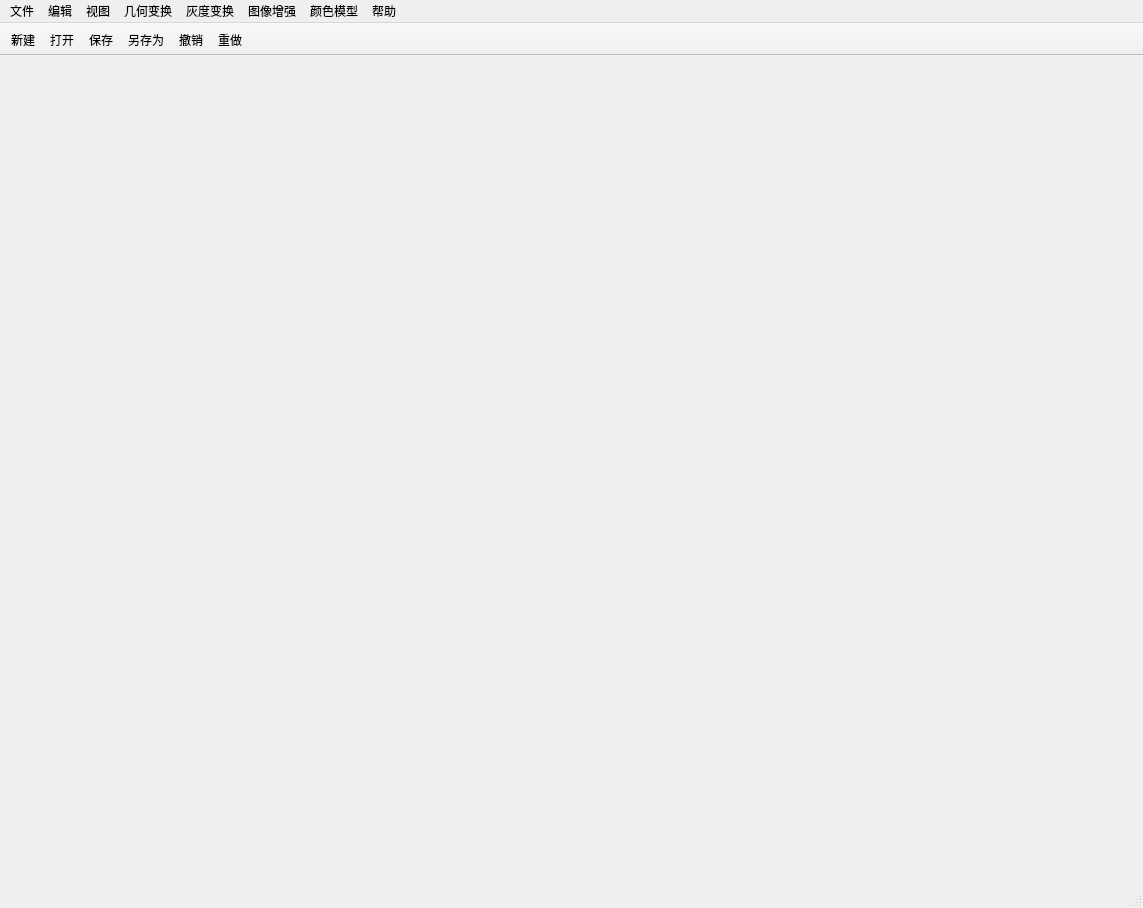
<?xml version="1.0" encoding="UTF-8"?>
<ui version="4.0">
 <class>MainWindow</class>
 <widget class="QMainWindow" name="MainWindow">
  <property name="geometry">
   <rect>
    <x>0</x>
    <y>0</y>
    <width>1143</width>
    <height>908</height>
   </rect>
  </property>
  <property name="sizePolicy">
   <sizepolicy hsizetype="Preferred" vsizetype="Preferred">
    <horstretch>0</horstretch>
    <verstretch>0</verstretch>
   </sizepolicy>
  </property>
  <property name="sizeIncrement">
   <size>
    <width>0</width>
    <height>0</height>
   </size>
  </property>
  <property name="baseSize">
   <size>
    <width>0</width>
    <height>0</height>
   </size>
  </property>
  <property name="windowTitle">
   <string>Ps by 唐铃沐 17905827</string>
  </property>
  <property name="windowIcon">
   <iconset resource="ico.qrc">
    <normaloff>:/new/Image/icon/myico.ico</normaloff>:/new/Image/icon/myico.ico</iconset>
  </property>
  <widget class="QWidget" name="centralWidget"/>
  <widget class="QMenuBar" name="menuBar">
   <property name="geometry">
    <rect>
     <x>0</x>
     <y>0</y>
     <width>1143</width>
     <height>23</height>
    </rect>
   </property>
   <widget class="QMenu" name="menu">
    <property name="title">
     <string>文件</string>
    </property>
    <addaction name="new_2"/>
    <addaction name="open"/>
    <addaction name="action"/>
    <addaction name="action_2"/>
    <addaction name="save"/>
    <addaction name="saveAs"/>
    <addaction name="separator"/>
    <addaction name="close"/>
   </widget>
   <widget class="QMenu" name="menu_2">
    <property name="title">
     <string>编辑</string>
    </property>
    <addaction name="action_3"/>
    <addaction name="action_4"/>
    <addaction name="action_5"/>
    <addaction name="action_6"/>
   </widget>
   <widget class="QMenu" name="menu_3">
    <property name="title">
     <string>视图</string>
    </property>
    <addaction name="action_7"/>
    <addaction name="action_8"/>
    <addaction name="action_9"/>
    <addaction name="action_10"/>
    <addaction name="action_11"/>
    <addaction name="action_12"/>
    <addaction name="action_13"/>
   </widget>
   <widget class="QMenu" name="menu_4">
    <property name="title">
     <string>几何变换</string>
    </property>
    <widget class="QMenu" name="menu_9">
     <property name="title">
      <string>图像缩放</string>
     </property>
     <property name="icon">
      <iconset resource="ico.qrc">
       <normaloff>:/new/Image/geom/Geom_EnlargeReduce.png</normaloff>:/new/Image/geom/Geom_EnlargeReduce.png</iconset>
     </property>
     <addaction name="action_20"/>
     <addaction name="action_21"/>
    </widget>
    <widget class="QMenu" name="menu_10">
     <property name="title">
      <string>图像旋转</string>
     </property>
     <property name="icon">
      <iconset resource="ico.qrc">
       <normaloff>:/new/Image/geom/Geom_Rotate.png</normaloff>:/new/Image/geom/Geom_Rotate.png</iconset>
     </property>
     <addaction name="action_22"/>
     <addaction name="action_23"/>
     <addaction name="action_24"/>
    </widget>
    <widget class="QMenu" name="menu_11">
     <property name="title">
      <string>图像翻转</string>
     </property>
     <property name="icon">
      <iconset resource="ico.qrc">
       <normaloff>:/new/Image/geom/Geom_Flip.png</normaloff>:/new/Image/geom/Geom_Flip.png</iconset>
     </property>
     <addaction name="action_25"/>
     <addaction name="action_26"/>
    </widget>
    <addaction name="menu_9"/>
    <addaction name="menu_10"/>
    <addaction name="menu_11"/>
   </widget>
   <widget class="QMenu" name="menu_5">
    <property name="title">
     <string>灰度变换</string>
    </property>
    <widget class="QMenu" name="menu_12">
     <property name="title">
      <string>非线性变换</string>
     </property>
     <property name="icon">
      <iconset resource="ico.qrc">
       <normaloff>:/new/Image/gray/Gray_Nolinear.png</normaloff>:/new/Image/gray/Gray_Nolinear.png</iconset>
     </property>
     <addaction name="action_32"/>
     <addaction name="action_33"/>
     <addaction name="action_34"/>
    </widget>
    <addaction name="action_27"/>
    <addaction name="action_28"/>
    <addaction name="action_29"/>
    <addaction name="action_30"/>
    <addaction name="menu_12"/>
   </widget>
   <widget class="QMenu" name="menu_7">
    <property name="title">
     <string>颜色模型</string>
    </property>
    <widget class="QMenu" name="menuRGB">
     <property name="title">
      <string>RGB模型</string>
     </property>
     <addaction name="actionR"/>
     <addaction name="actionG"/>
     <addaction name="actionB"/>
    </widget>
    <addaction name="menuRGB"/>
   </widget>
   <widget class="QMenu" name="menu_8">
    <property name="title">
     <string>帮助</string>
    </property>
    <addaction name="action_49"/>
    <addaction name="action_50"/>
   </widget>
   <widget class="QMenu" name="menu_13">
    <property name="title">
     <string>图像增强</string>
    </property>
    <widget class="QMenu" name="menu_14">
     <property name="title">
      <string>平滑</string>
     </property>
     <addaction name="action_39"/>
     <addaction name="action_40"/>
     <addaction name="action_41"/>
    </widget>
    <widget class="QMenu" name="menu_15">
     <property name="title">
      <string>锐化</string>
     </property>
     <addaction name="actionSobel"/>
     <addaction name="actionLaplacian"/>
     <addaction name="actionCanny"/>
    </widget>
    <addaction name="menu_14"/>
    <addaction name="menu_15"/>
   </widget>
   <addaction name="menu"/>
   <addaction name="menu_2"/>
   <addaction name="menu_3"/>
   <addaction name="menu_4"/>
   <addaction name="menu_5"/>
   <addaction name="menu_13"/>
   <addaction name="menu_7"/>
   <addaction name="menu_8"/>
  </widget>
  <widget class="QToolBar" name="mainToolBar">
   <property name="movable">
    <bool>false</bool>
   </property>
   <attribute name="toolBarArea">
    <enum>TopToolBarArea</enum>
   </attribute>
   <attribute name="toolBarBreak">
    <bool>false</bool>
   </attribute>
   <addaction name="new_2"/>
   <addaction name="open"/>
   <addaction name="save"/>
   <addaction name="saveAs"/>
   <addaction name="action_3"/>
   <addaction name="action_4"/>
  </widget>
  <widget class="QStatusBar" name="statusBar"/>
  <action name="new_2">
   <property name="icon">
    <iconset resource="ico.qrc">
     <normaloff>:/new/Image/file/New.png</normaloff>:/new/Image/file/New.png</iconset>
   </property>
   <property name="text">
    <string>新建</string>
   </property>
   <property name="iconText">
    <string>新建</string>
   </property>
   <property name="toolTip">
    <string>新建</string>
   </property>
   <property name="statusTip">
    <string>新建图像</string>
   </property>
   <property name="shortcut">
    <string>Ctrl+N</string>
   </property>
  </action>
  <action name="open">
   <property name="icon">
    <iconset resource="ico.qrc">
     <normaloff>:/new/Image/file/Open.png</normaloff>:/new/Image/file/Open.png</iconset>
   </property>
   <property name="text">
    <string>打开</string>
   </property>
   <property name="toolTip">
    <string>打开</string>
   </property>
   <property name="statusTip">
    <string>打开图像</string>
   </property>
   <property name="shortcut">
    <string>Ctrl+O</string>
   </property>
  </action>
  <action name="save">
   <property name="icon">
    <iconset resource="ico.qrc">
     <normaloff>:/new/Image/file/Save.png</normaloff>:/new/Image/file/Save.png</iconset>
   </property>
   <property name="text">
    <string>保存</string>
   </property>
   <property name="statusTip">
    <string>保存图像</string>
   </property>
   <property name="shortcut">
    <string>Ctrl+S</string>
   </property>
  </action>
  <action name="saveAs">
   <property name="icon">
    <iconset resource="ico.qrc">
     <normaloff>:/new/Image/file/SaveAs.png</normaloff>:/new/Image/file/SaveAs.png</iconset>
   </property>
   <property name="text">
    <string>另存为</string>
   </property>
   <property name="statusTip">
    <string>图像另存为</string>
   </property>
   <property name="shortcut">
    <string>F12</string>
   </property>
  </action>
  <action name="close">
   <property name="icon">
    <iconset resource="ico.qrc">
     <normaloff>:/new/Image/file/Close.png</normaloff>:/new/Image/file/Close.png</iconset>
   </property>
   <property name="text">
    <string>关闭</string>
   </property>
   <property name="statusTip">
    <string>关闭软件</string>
   </property>
   <property name="shortcut">
    <string>Ctrl+F4</string>
   </property>
  </action>
  <action name="action_3">
   <property name="icon">
    <iconset resource="ico.qrc">
     <normaloff>:/new/Image/edit/Edit_Cancel.png</normaloff>:/new/Image/edit/Edit_Cancel.png</iconset>
   </property>
   <property name="text">
    <string>撤销</string>
   </property>
   <property name="shortcut">
    <string>Ctrl+Z</string>
   </property>
  </action>
  <action name="action_4">
   <property name="icon">
    <iconset resource="ico.qrc">
     <normaloff>:/new/Image/edit/Edit_Resume.png</normaloff>:/new/Image/edit/Edit_Resume.png</iconset>
   </property>
   <property name="text">
    <string>重做</string>
   </property>
   <property name="shortcut">
    <string>Ctrl+Y</string>
   </property>
  </action>
  <action name="action_5">
   <property name="icon">
    <iconset resource="ico.qrc">
     <normaloff>:/new/Image/edit/Edit_Full.png</normaloff>:/new/Image/edit/Edit_Full.png</iconset>
   </property>
   <property name="text">
    <string>全屏显示</string>
   </property>
   <property name="shortcut">
    <string>Ctrl+F</string>
   </property>
  </action>
  <action name="action_6">
   <property name="icon">
    <iconset resource="ico.qrc">
     <normaloff>:/new/Image/edit/Edit_Max.png</normaloff>:/new/Image/edit/Edit_Max.png</iconset>
   </property>
   <property name="text">
    <string>退出全屏</string>
   </property>
   <property name="shortcut">
    <string>Esc</string>
   </property>
  </action>
  <action name="action_7">
   <property name="icon">
    <iconset resource="ico.qrc">
     <normaloff>:/new/Image/view/Check.png</normaloff>:/new/Image/view/Check.png</iconset>
   </property>
   <property name="text">
    <string>工具箱</string>
   </property>
  </action>
  <action name="action_8">
   <property name="icon">
    <iconset resource="ico.qrc">
     <normaloff>:/new/Image/view/Check.png</normaloff>:/new/Image/view/Check.png</iconset>
   </property>
   <property name="text">
    <string>几何变换</string>
   </property>
  </action>
  <action name="action_9">
   <property name="icon">
    <iconset resource="ico.qrc">
     <normaloff>:/new/Image/view/Check.png</normaloff>:/new/Image/view/Check.png</iconset>
   </property>
   <property name="text">
    <string>灰度变换</string>
   </property>
  </action>
  <action name="action_11">
   <property name="icon">
    <iconset resource="ico.qrc">
     <normaloff>:/new/Image/view/Check.png</normaloff>:/new/Image/view/Check.png</iconset>
   </property>
   <property name="text">
    <string>颜色模型</string>
   </property>
  </action>
  <action name="action_12">
   <property name="icon">
    <iconset resource="ico.qrc">
     <normaloff>:/new/Image/view/Check.png</normaloff>:/new/Image/view/Check.png</iconset>
   </property>
   <property name="text">
    <string>输出窗口</string>
   </property>
  </action>
  <action name="action_13">
   <property name="icon">
    <iconset resource="ico.qrc">
     <normaloff>:/new/Image/view/Check.png</normaloff>:/new/Image/view/Check.png</iconset>
   </property>
   <property name="text">
    <string>属性窗口</string>
   </property>
  </action>
  <action name="action_20">
   <property name="icon">
    <iconset resource="ico.qrc">
     <normaloff>:/new/Image/geom/Geom_Enlarge.png</normaloff>:/new/Image/geom/Geom_Enlarge.png</iconset>
   </property>
   <property name="text">
    <string>放大一倍</string>
   </property>
  </action>
  <action name="action_21">
   <property name="icon">
    <iconset resource="ico.qrc">
     <normaloff>:/new/Image/geom/Geom_Reduce.png</normaloff>:/new/Image/geom/Geom_Reduce.png</iconset>
   </property>
   <property name="text">
    <string>缩小一倍</string>
   </property>
  </action>
  <action name="action_22">
   <property name="icon">
    <iconset resource="ico.qrc">
     <normaloff>:/new/Image/geom/Geom_RotateRight.png</normaloff>:/new/Image/geom/Geom_RotateRight.png</iconset>
   </property>
   <property name="text">
    <string>顺时针旋转</string>
   </property>
  </action>
  <action name="action_23">
   <property name="icon">
    <iconset resource="ico.qrc">
     <normaloff>:/new/Image/geom/Geom_RotateLeft.png</normaloff>:/new/Image/geom/Geom_RotateLeft.png</iconset>
   </property>
   <property name="text">
    <string>逆时针旋转</string>
   </property>
  </action>
  <action name="action_24">
   <property name="icon">
    <iconset resource="ico.qrc">
     <normaloff>:/new/Image/geom/Geom_RotateCenter.png</normaloff>:/new/Image/geom/Geom_RotateCenter.png</iconset>
   </property>
   <property name="text">
    <string>中心旋转</string>
   </property>
  </action>
  <action name="action_25">
   <property name="icon">
    <iconset resource="ico.qrc">
     <normaloff>:/new/Image/geom/Geom_FlipX.png</normaloff>:/new/Image/geom/Geom_FlipX.png</iconset>
   </property>
   <property name="text">
    <string>水平翻转</string>
   </property>
  </action>
  <action name="action_26">
   <property name="icon">
    <iconset resource="ico.qrc">
     <normaloff>:/new/Image/geom/Geom_FlipY.png</normaloff>:/new/Image/geom/Geom_FlipY.png</iconset>
   </property>
   <property name="text">
    <string>垂直翻转</string>
   </property>
  </action>
  <action name="action_27">
   <property name="icon">
    <iconset resource="ico.qrc">
     <normaloff>:/new/Image/gray/Gray_Bin.png</normaloff>:/new/Image/gray/Gray_Bin.png</iconset>
   </property>
   <property name="text">
    <string>二值图</string>
   </property>
  </action>
  <action name="action_28">
   <property name="icon">
    <iconset resource="ico.qrc">
     <normaloff>:/new/Image/gray/Gray_Gray.png</normaloff>:/new/Image/gray/Gray_Gray.png</iconset>
   </property>
   <property name="text">
    <string>灰度图</string>
   </property>
  </action>
  <action name="action_29">
   <property name="icon">
    <iconset resource="ico.qrc">
     <normaloff>:/new/Image/gray/Gray_Reverse.png</normaloff>:/new/Image/gray/Gray_Reverse.png</iconset>
   </property>
   <property name="text">
    <string>反转变换</string>
   </property>
  </action>
  <action name="action_30">
   <property name="icon">
    <iconset resource="ico.qrc">
     <normaloff>:/new/Image/gray/Gray_Linear.png</normaloff>:/new/Image/gray/Gray_Linear.png</iconset>
   </property>
   <property name="text">
    <string>线性变换</string>
   </property>
  </action>
  <action name="action_32">
   <property name="icon">
    <iconset resource="ico.qrc">
     <normaloff>:/new/Image/gray/Gray_Log.png</normaloff>:/new/Image/gray/Gray_Log.png</iconset>
   </property>
   <property name="text">
    <string>指数变换</string>
   </property>
   <property name="toolTip">
    <string>指数变换</string>
   </property>
  </action>
  <action name="action_33">
   <property name="icon">
    <iconset resource="ico.qrc">
     <normaloff>:/new/Image/gray/Gray_Gamma.png</normaloff>:/new/Image/gray/Gray_Gamma.png</iconset>
   </property>
   <property name="text">
    <string>伽马变换</string>
   </property>
  </action>
  <action name="action_34">
   <property name="icon">
    <iconset resource="ico.qrc">
     <normaloff>:/new/Image/gray/Gray_Histeq.png</normaloff>:/new/Image/gray/Gray_Histeq.png</iconset>
   </property>
   <property name="text">
    <string>直方图均衡化</string>
   </property>
  </action>
  <action name="action_35">
   <property name="text">
    <string>腐蚀</string>
   </property>
  </action>
  <action name="action_36">
   <property name="text">
    <string>膨胀</string>
   </property>
  </action>
  <action name="action_39">
   <property name="text">
    <string>均值滤波</string>
   </property>
  </action>
  <action name="action_40">
   <property name="text">
    <string>高斯滤波</string>
   </property>
  </action>
  <action name="action_41">
   <property name="text">
    <string>中值滤波</string>
   </property>
  </action>
  <action name="actionSobel">
   <property name="text">
    <string>Sobel算子</string>
   </property>
  </action>
  <action name="actionLaplacian">
   <property name="text">
    <string>Laplacian算子</string>
   </property>
  </action>
  <action name="actionCanny">
   <property name="text">
    <string>Canny算子</string>
   </property>
  </action>
  <action name="action_42">
   <property name="text">
    <string>圆检测</string>
   </property>
  </action>
  <action name="action_43">
   <property name="text">
    <string>直线检测</string>
   </property>
  </action>
  <action name="action_44">
   <property name="text">
    <string>开运算</string>
   </property>
  </action>
  <action name="action_45">
   <property name="text">
    <string>闭运算</string>
   </property>
  </action>
  <action name="action_46">
   <property name="text">
    <string>顶帽操作</string>
   </property>
  </action>
  <action name="action_47">
   <property name="text">
    <string>黑帽操作</string>
   </property>
  </action>
  <action name="action_48">
   <property name="text">
    <string>形态学梯度</string>
   </property>
  </action>
  <action name="actionR">
   <property name="text">
    <string>R分量图</string>
   </property>
  </action>
  <action name="actionG">
   <property name="text">
    <string>G分量图</string>
   </property>
  </action>
  <action name="actionB">
   <property name="text">
    <string>B分量图</string>
   </property>
  </action>
  <action name="actionH">
   <property name="text">
    <string>H分量图</string>
   </property>
  </action>
  <action name="actionS">
   <property name="text">
    <string>S分量图</string>
   </property>
  </action>
  <action name="actionV">
   <property name="text">
    <string>V分量图</string>
   </property>
  </action>
  <action name="actionY">
   <property name="text">
    <string>Y分量图</string>
   </property>
  </action>
  <action name="actionU">
   <property name="text">
    <string>U分量图</string>
   </property>
  </action>
  <action name="actionV_2">
   <property name="text">
    <string>V分量图</string>
   </property>
  </action>
  <action name="actionH_2">
   <property name="text">
    <string>H分量图</string>
   </property>
  </action>
  <action name="actionL">
   <property name="text">
    <string>L分量图</string>
   </property>
  </action>
  <action name="actionS_2">
   <property name="text">
    <string>S分量图</string>
   </property>
  </action>
  <action name="action_49">
   <property name="icon">
    <iconset resource="ico.qrc">
     <normaloff>:/new/Image/help/Help_Info.png</normaloff>:/new/Image/help/Help_Info.png</iconset>
   </property>
   <property name="text">
    <string>关于</string>
   </property>
  </action>
  <action name="action_50">
   <property name="icon">
    <iconset resource="ico.qrc">
     <normaloff>:/new/Image/edit/Edit_Option.png</normaloff>:/new/Image/edit/Edit_Option.png</iconset>
   </property>
   <property name="text">
    <string>设置</string>
   </property>
  </action>
  <action name="action_10">
   <property name="icon">
    <iconset resource="ico.qrc">
     <normaloff>:/new/Image/view/Check.png</normaloff>:/new/Image/view/Check.png</iconset>
   </property>
   <property name="text">
    <string>图像增强</string>
   </property>
  </action>
  <action name="action">
   <property name="text">
    <string>打开视频</string>
   </property>
  </action>
  <action name="action_2">
   <property name="text">
    <string>保存视频</string>
   </property>
  </action>
 </widget>
 <layoutdefault spacing="6" margin="11"/>
 <resources>
  <include location="ico.qrc"/>
 </resources>
 <connections/>
</ui>
